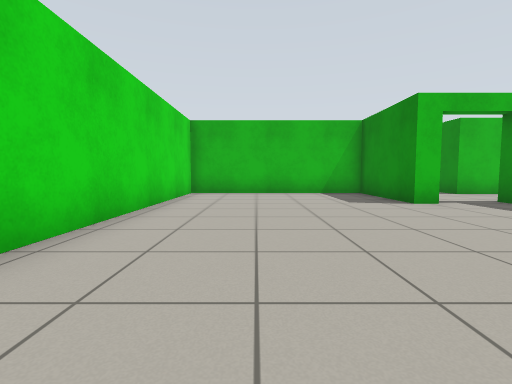
[1] (above)

23 first-person views from a walk through a Gazebo world. The camera is 0.72 m above the floor, tilts 4° down and sees 85° across. The floor is counted in squares, 1 m on a side. Each view is taken from the middle of a square. On the plan, view 1 faces up. The plan holds only what a view shows up to about 10 squares ahead; the rest is blank. The place goes on beyond the plan.

[2]
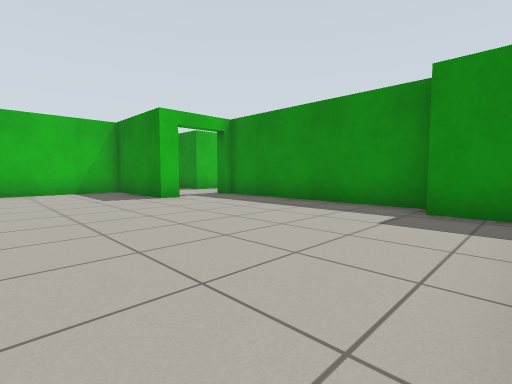

[3]
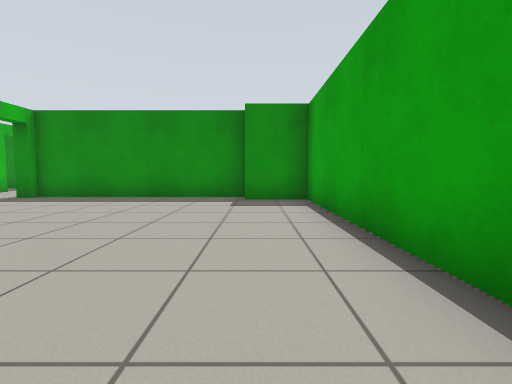

[4]
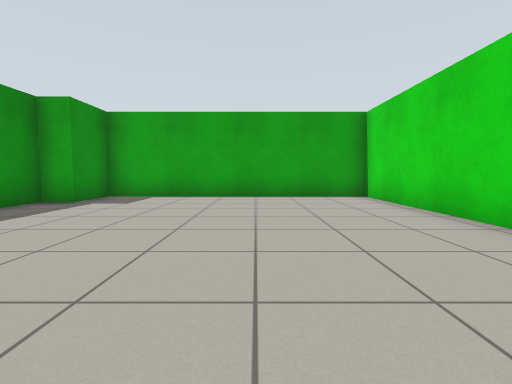

[5]
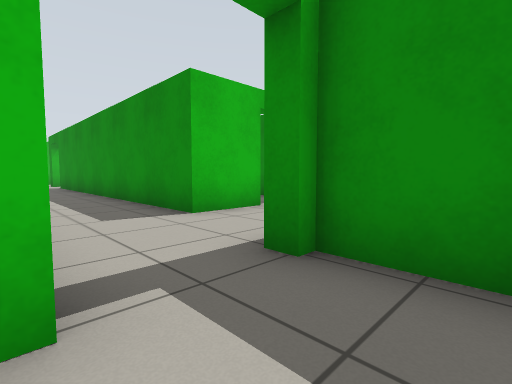

[6]
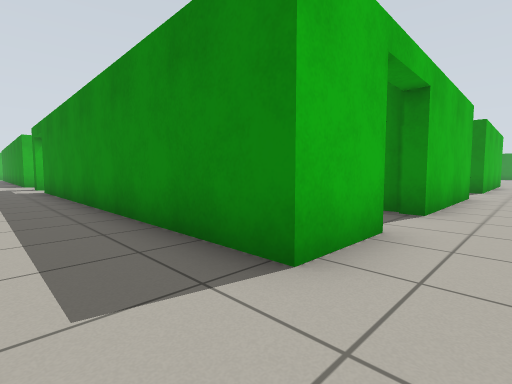

[7]
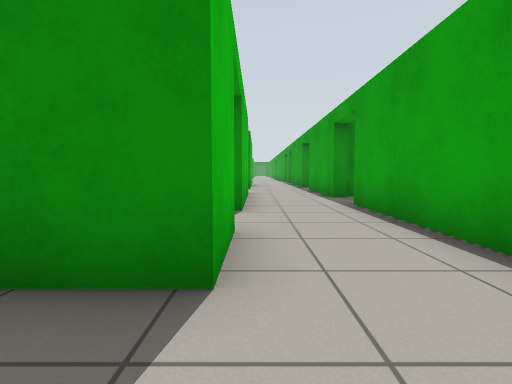

[8]
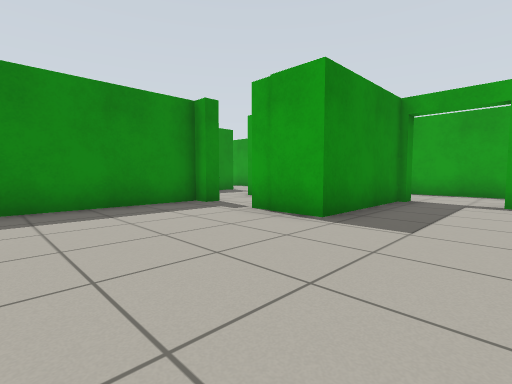

[9]
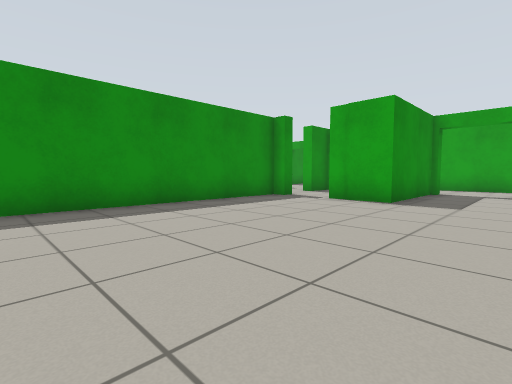

[10]
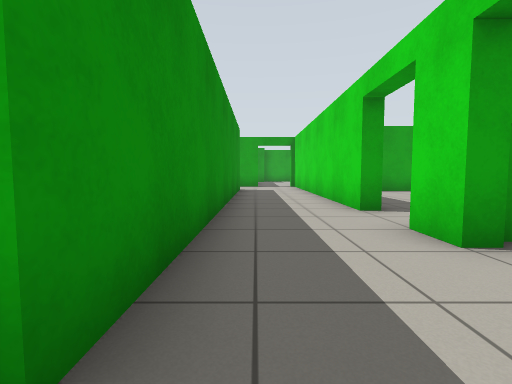

[11]
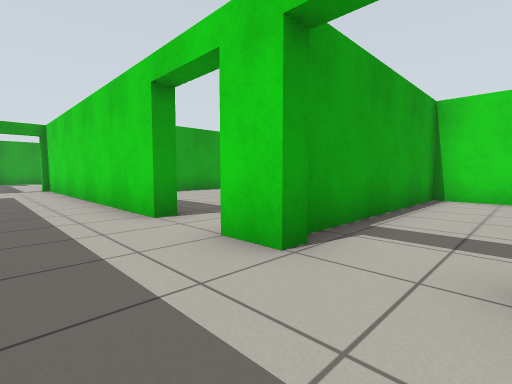

[12]
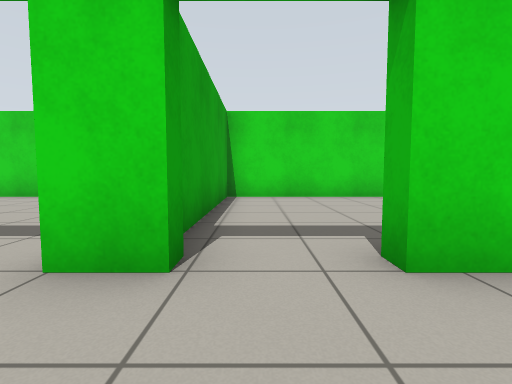

[13]
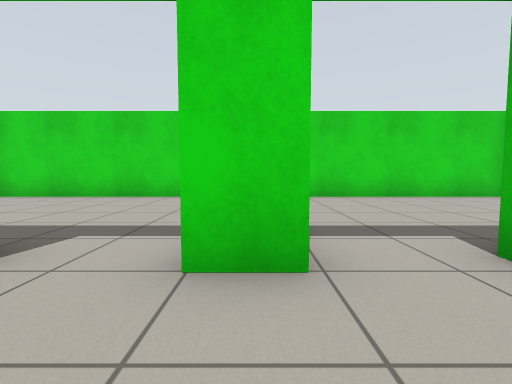

[14]
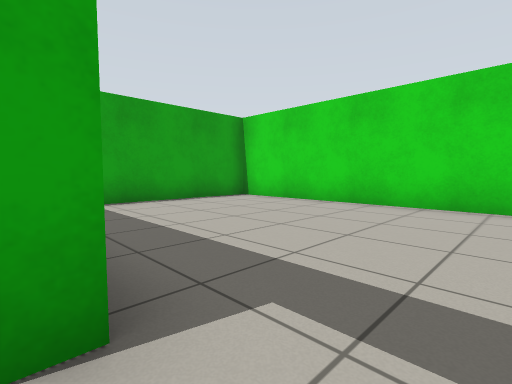

[15]
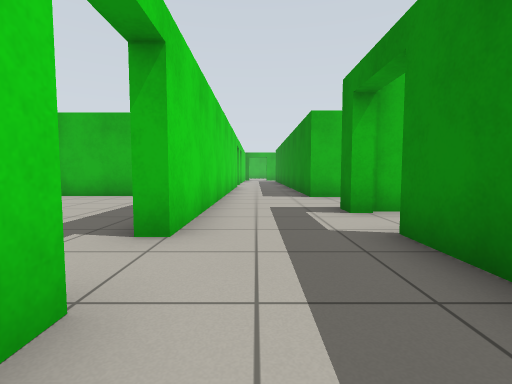

[16]
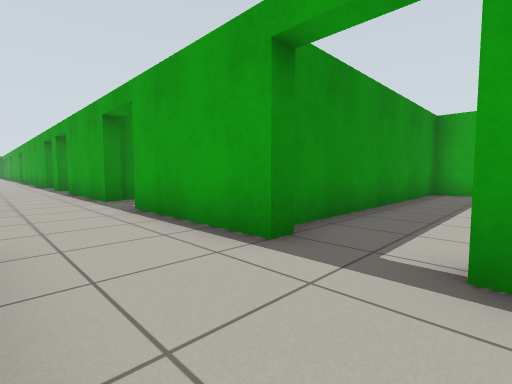

[17]
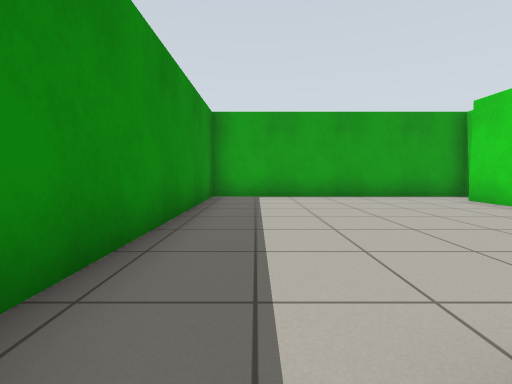

[18]
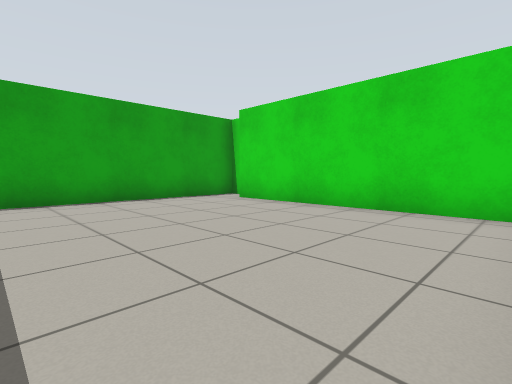

[19]
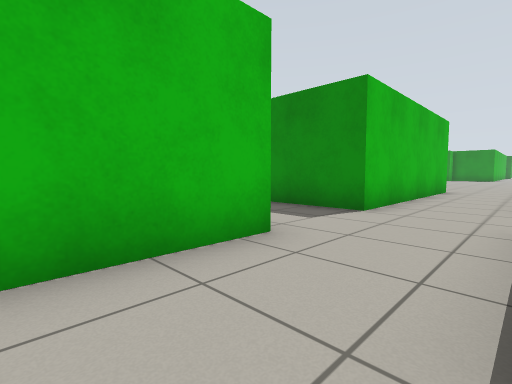

[20]
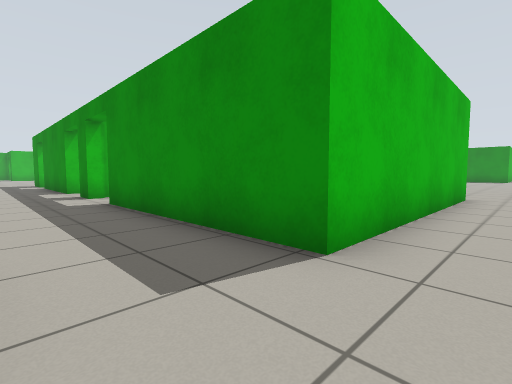

[21]
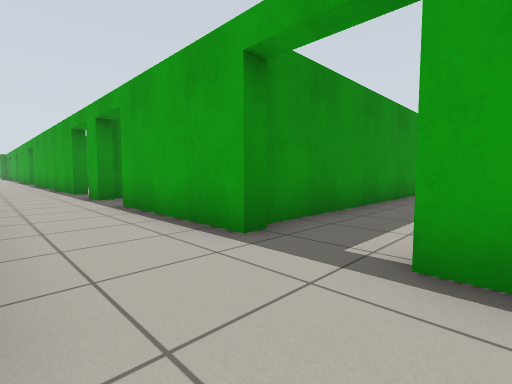

[22]
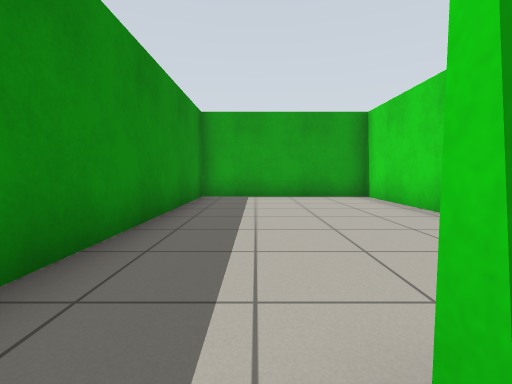

[23]
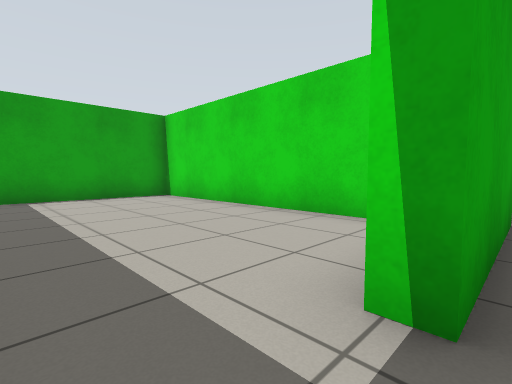

### Floor plan
Ten units are one square. View 1 is at (0, 0); x grows to the right and y downward. Boxes are objects, and circles mark ways between rooms. Rooms are numbered by the first view taken in them; rooms with no view inside come last. Other rooms are left out.
<svg viewBox="-28 -231 273 250">
<path fill="none" stroke="#000" d="M42 -64 36 -64 36 -97 -23 -97 -23 14 54 14 54 -3 62 -3 62 -65M36 -158 40 -158 40 -78M67 -93 67 -175M59 -64 59 -69M137 -126 137 -131M141 -131 141 -198M104 -96 104 -131 121 -131M114 -93 102 -93 102 -98M85 -93 67 -93M72 -68 114 -68M71 -219 67 -219 67 -226M40 -184 40 -174M67 -175 67 -202M78 -221 71 -221M40 -226 40 -201M130 -64 130 -68 144 -68M146 -93 114 -93M66 -59 66 1M58 9 58 14 133 14 133 -64M184 -64 184 -68 222 -68M144 -68 166 -68 166 -64M239 -64 239 -68M240 -93 171 -93M-23 -168 -23 -101 20 -101M137 -52 137 14 186 14 186 -64M171 -93 171 -125"/>
<circle cx="50" cy="-70" r="3" fill="#2a7"/>
<circle cx="75" cy="-85" r="3" fill="#2a7"/>
<circle cx="55" cy="-180" r="3" fill="#2a7"/>
<circle cx="40" cy="-165" r="3" fill="#2a7"/>
<circle cx="70" cy="-210" r="3" fill="#2a7"/>
<circle cx="110" cy="-85" r="3" fill="#2a7"/>
<circle cx="120" cy="-70" r="3" fill="#2a7"/>
<circle cx="135" cy="-85" r="3" fill="#2a7"/>
<circle cx="175" cy="-70" r="3" fill="#2a7"/>
<circle cx="155" cy="-100" r="3" fill="#2a7"/>
<text x="10" y="-40">1</text>
<text x="50" y="-130">2</text>
<text x="100" y="-150">3</text>
<text x="60" y="-200">4</text>
<text x="130" y="-80">5</text>
<text x="90" y="-30">6</text>
<text x="180" y="-80">7</text>
<text x="0" y="-140">8</text>
<text x="160" y="-30">9</text>
<text x="150" y="-110">10</text>
</svg>
Room 1 opens to room 2. Room 2 opens to room 3. Room 2 opens to room 4. Room 2 opens to room 8. Room 3 opens to room 4. Room 3 opens to room 5. Room 5 opens to room 6. Room 5 opens to room 7. Room 7 opens to room 9. Room 7 opens to room 10.

Where each view was taken, in squares from view 1:
view 1: 0 up, 0 right, facing up
view 2: 1 down, 0 right, facing up-right
view 3: 0 up, 2 left, facing right
view 4: 7 up, 1 right, facing down
view 5: 5 up, 4 right, facing up-right
view 6: 8 up, 5 right, facing up-right
view 7: 9 up, 5 right, facing right
view 8: 17 up, 8 right, facing down-right
view 9: 20 up, 8 right, facing down-right
view 10: 21 up, 6 right, facing down
view 11: 20 up, 6 right, facing down-left
view 12: 19 up, 6 right, facing left
view 13: 18 up, 6 right, facing left
view 14: 17 up, 4 right, facing down-left
view 15: 17 up, 5 right, facing up
view 16: 9 up, 11 right, facing down-right
view 17: 7 up, 12 right, facing down
view 18: 6 up, 12 right, facing down-left
view 19: 7 up, 12 right, facing up-right
view 20: 8 up, 15 right, facing up-right
view 21: 9 up, 16 right, facing down-right
view 22: 7 up, 17 right, facing down
view 23: 7 up, 18 right, facing down-left
